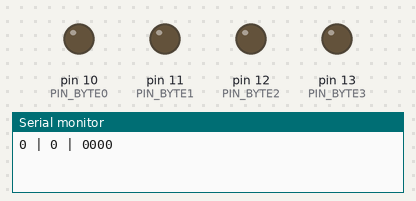
Bench run of a sketch on a simulated Arduino Uno, built with avr-gcc and run on an emulated ATmega328P. Parts: output pins drawn as LEDs (lit = HIGH), the last lines printed to the serial monitor.

Above: at 0.5 s.
At 10.5 s:
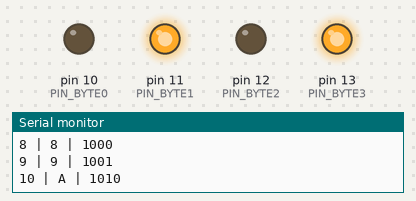
At 11.5 s:
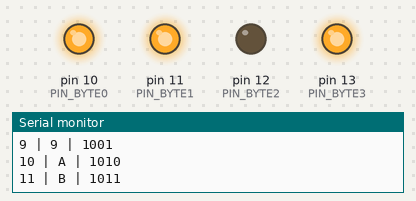
At 12.5 s:
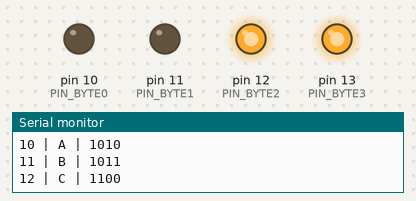
At 13.5 s:
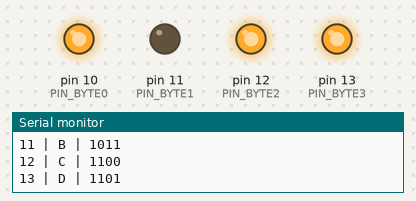
At 15.5 s:
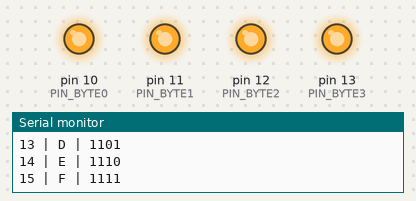
Timing chart, 0 to 20.8 s (numbered marks = the images above):
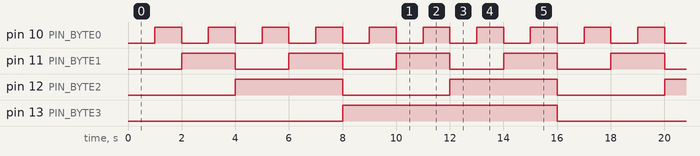

Measured:
- by itself, pin 10 (PIN_BYTE0): alternates HIGH for 1.0 s and LOW for 1.0 s
- by itself, pin 11 (PIN_BYTE1): alternates HIGH for 2.0 s and LOW for 2.0 s
- by itself, pin 12 (PIN_BYTE2): alternates HIGH for 4.0 s and LOW for 4.0 s
- by itself, pin 13 (PIN_BYTE3): alternates HIGH for 8.0 s and LOW for 8.0 s

The sketch:

binary_bit_counter.ino
```cpp
/*
*This progarm iterates through a 4 "bit" array of
*LED's. Each configuration of the four bits is explored
*incrementally from 0000-1111. The possible combinations
*correspond to HEX values.
*Author: Dan Vyenielo
*9/27/2017
*/

static const short unsigned int PIN_BYTE0 = 10, PIN_BYTE1 = 11,
PIN_BYTE2 = 12, PIN_BYTE3 = 13;
static const short unsigned int HEX_SYMBOL_COUNT = 16;
static const short unsigned int BINARY_RADIX = 2;

void setup() {
	pinMode(PIN_BYTE0, OUTPUT);
	pinMode(PIN_BYTE1, OUTPUT);
	pinMode(PIN_BYTE2, OUTPUT);
	pinMode(PIN_BYTE3, OUTPUT);
	Serial.begin(9600); //setup serial
}


void loop() {
	short unsigned int sum = 0;
	for (short unsigned int c3 = 0; c3 < BINARY_RADIX; c3++) {
		for (short unsigned int c2 = 0; c2 < BINARY_RADIX; c2++) {
			for (short unsigned int c1 = 0; c1 < BINARY_RADIX; c1++) {
				for (short unsigned int c0 = 0; c0 < BINARY_RADIX; c0++) {
					sum = 8 * c3 + 4 * c2 + 2 * c1 + c0;
					switch_bits(c3, c2, c1, c0);
					print_sum_hex_bits(sum, c3, c2, c1, c0);
					delay(1000);
				}
			}
		}
	}
}

void switch_bits(const bool& c3, const bool& c2, const bool& c1,
	const bool& c0) {
	if (c3)
		digitalWrite(PIN_BYTE3, HIGH);
	else
		digitalWrite(PIN_BYTE3, LOW);
	if (c2)
		digitalWrite(PIN_BYTE2, HIGH);
	else
		digitalWrite(PIN_BYTE2, LOW);
	if (c1)
		digitalWrite(PIN_BYTE1, HIGH);
	else
		digitalWrite(PIN_BYTE1, LOW);
	if (c0)
		digitalWrite(PIN_BYTE0, HIGH);
	else
		digitalWrite(PIN_BYTE0, LOW);
}

void print_sum_hex_bits(const short unsigned int& sum, const short unsigned int& c3,
	const short unsigned int& c2, const short unsigned int& c1, const short unsigned int& c0) {
	Serial.print(sum);
	Serial.print(" | ");
	Serial.print(sum, HEX);
	Serial.print(" | ");
	Serial.print(c3);
	Serial.print(c2);
	Serial.print(c1);
	Serial.println(c0);
}
```
